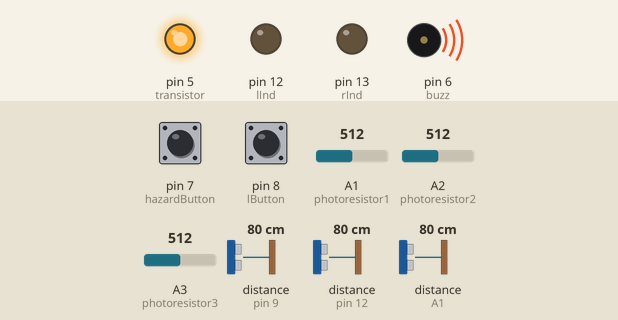
Bench run of a sketch on a simulated Arduino Uno, built with avr-gcc and run on an emulated ATmega328P. On the bench: output pins drawn as LEDs (lit = HIGH), buzzer (waves = sounding). Dashed ring = blinking. The test bench sets the inputs (shaded band); at power-on: pin 7 (hazardButton) HIGH, pin 8 (lButton) LOW, A1 (photoresistor1) = 512, A2 (photoresistor2) = 512, A3 (photoresistor3) = 512, distance to the obstacle (sensors on pin 9, pin 12, A1) 80 cm.

Above: at 1.2 s.
1.3 s: pin 7 (hazardButton) pulled LOW for 1 s
At 2.0 s:
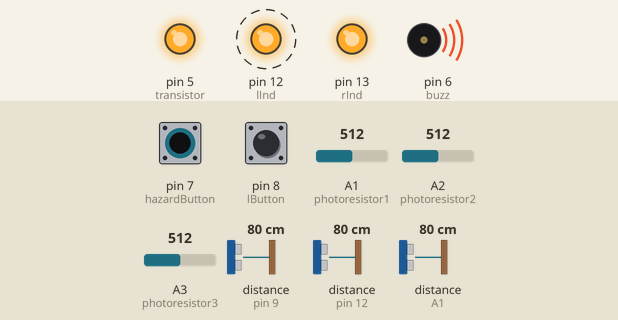
4.3 s: pin 8 (lButton) pulled HIGH for 1 s
At 5.2 s:
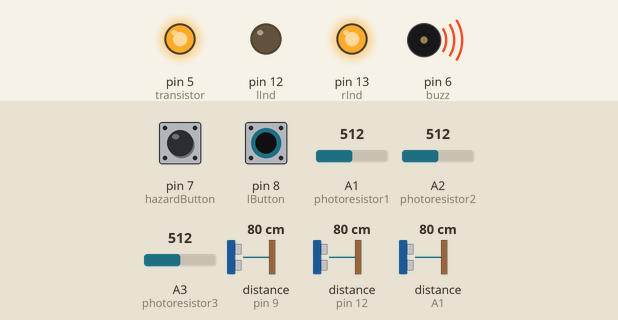
8.3 s: pin 8 (lButton) pulled HIGH for 3.2 s
At 9.4 s:
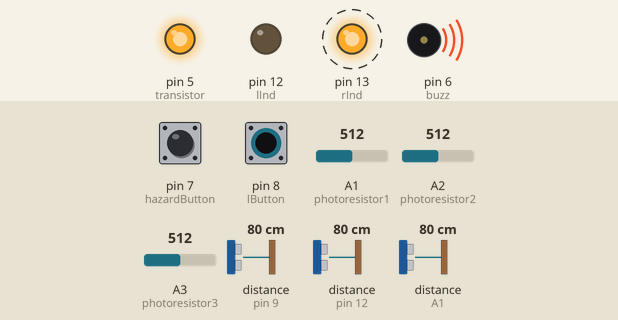
13.0 s: pin 7 (hazardButton) pulled LOW for 3.2 s
At 14.2 s:
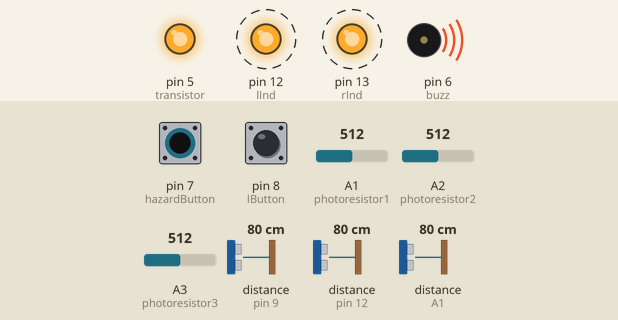
Timing chart, 0 to 18.7 s (numbered marks = the images above; inputs shaded):
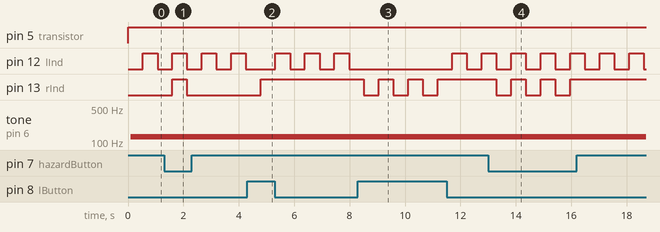

Measured:
- after the input at 1.3 s, pin 13 (rInd): LOW → HIGH after 0.30 s, → LOW 0.53 s later
- after the input at 4.3 s, pin 13 (rInd): LOW → HIGH after 0.49 s
- after the input at 8.3 s, pin 13 (rInd): alternates HIGH for 0.53 s and LOW for 0.53 s, 6 changes in all, then stays HIGH, starting after 0.21 s
- after the input at 13.0 s, pin 13 (rInd): alternates HIGH for 0.53 s and LOW for 0.53 s, 6 changes in all, then stays HIGH, starting after 0.30 s
- by itself, pin 12 (lInd): alternates HIGH for 0.53 s and LOW for 0.53 s

The sketch:

full_compiled.ino
```cpp
//indicators
int lInd = 12;
int rInd = 13;
int hazardButton = 7;
int lButton = 8;
int rButton = 9;
int lState = LOW;
int rState = LOW;
unsigned long previousMillis = 0;
const long interval = 500;

//headlights
int photoresistor1 = A1;
int photoresistor2 = A2;
int photoresistor3 = A3;
int transistor = 5; //2N5457 JFET

//TOF
  #include <Wire.h>
  #include <VL53L1X.h>
  #define XSHUTL 2
  #define XSHUTR 3
  #define XSHUTRELV 4
  VL53L1X distanceSensorL;
  VL53L1X distanceSensorR;
  VL53L1X relvSensor;
  boolean ind;
  int distance1;
  int distance2;
  int timeCurr;
  int delta;
  int relv;
  int buzz = 6; //pin number make sure to assign pin mode
  unsigned long previousMillisTOF = 0;


void setup() {
  Serial.begin(115200);

  //indicators
  pinMode(lInd, OUTPUT);
  pinMode(rInd, OUTPUT);
  pinMode (hazardButton, INPUT);
  pinMode (lButton, INPUT);
  pinMode (rButton, INPUT);

  //headlights
  pinMode(photoresistor1, INPUT);
  pinMode(photoresistor2, INPUT);
  pinMode(photoresistor3, INPUT);
  pinMode(transistor, OUTPUT);

  //TOF
   Wire.begin();
   Wire.setClock(400000); // use 400 kHz I2C
   distanceSensorL.setTimeout(500);
   distanceSensorR.setTimeout(500);
   //Toggle XSHUT to reset the sensor
   pinMode(XSHUTR, OUTPUT);
   pinMode(XSHUTR, INPUT);
   //FIND OUT ORDER IN WHICH THE SENSORS ARE INITIALIZED (IF THAT MATTERS) SO THAT WAY YOU CAN DISTINGUISH BETWEEN INITIALIZING RELV SENSOR AND THE TWO WARNING SENSORS.
   if (!distanceSensorR.init()) // This initializes sensor and returns a boolean value
   {
     Serial.println("Failed to detect and initialize Right warning sensor!");
     while (1);
   }
   distanceSensorR.setAddress(15);

   pinMode(XSHUTL, OUTPUT);
   pinMode(XSHUTL, INPUT);
   if (!distanceSensorL.init())
   {
     Serial.println("Failed to detect and initialize Left warning sensor!");
     while (1);
   }
   distanceSensorL.setAddress(12);

   pinMode(XSHUTRELV, OUTPUT);
   pinMode(XSHUTRELV, INPUT);
   if (!relvSensor.init())
   {
     Serial.println("Failed to detect and initialize sensor!");
     while (1);
   }
   relvSensor.setAddress(9);

   distanceSensorL.setDistanceMode(VL53L1X::Long);
   distanceSensorL.setMeasurementTimingBudget(50000);
   distanceSensorL.startContinuous(50);
   distanceSensorR.setDistanceMode(VL53L1X::Long);
   distanceSensorR.setMeasurementTimingBudget(50000);
   distanceSensorR.startContinuous(50);
   relvSensor.setDistanceMode(VL53L1X::Long);
   relvSensor.setMeasurementTimingBudget(50000);
   relvSensor.startContinuous(50);

}

void loop() {

  headlight();
  indicator();
  relv = relVelocity();
  warnings(distanceSensorR);
  warnings(distanceSensorL);


}


//indicator
void indicator(){
  if(digitalRead(hazardButton)== LOW)
    hazardLights();
  else if (digitalRead(lButton)== LOW)
    blinkLeft();
  else if (digitalRead(rButton)== LOW)
    blinkRight();
  else {
    lState = LOW;
    rState = LOW;
    digitalWrite(lInd, lState);
    digitalWrite(rInd, rState);
  }
}

void blinkLeft(){
  unsigned long currentMillis = millis();

  if (currentMillis - previousMillis >= interval){
    previousMillis = currentMillis;
     // if the LED is off turn it on and vice-versa:
    if (lState == LOW) {
      lState = HIGH;
    } else {
      lState = LOW;
    }

    // set the LED with the ledState of the variable:
    digitalWrite(lInd, lState);

    }
}

void blinkRight() {
  unsigned long currentMillis = millis();

  if (currentMillis - previousMillis >= interval){
    previousMillis = currentMillis;
     // if the LED is off turn it on and vice-versa:
    if (rState == LOW) {
      rState = HIGH;
    } else {
      rState = LOW;
    }

    // set the LED with the ledState of the variable:
    digitalWrite(rInd, rState);

    }
}

void hazardLights(){
  unsigned long currentMillis = millis();

  if (currentMillis - previousMillis >= interval){
    previousMillis = currentMillis;
     // if the LED is off turn it on and vice-versa:
    if (lState == LOW & rState == LOW) {
      lState = HIGH;
      rState = HIGH;
    } else {
      lState = LOW;
      rState = LOW;
    }

    // set the LED with the ledState of the variable:
    digitalWrite(lInd, lState);
    digitalWrite(rInd, rState);

    }
}


//headlights
void headlight(){
  int light1 = analogRead(photoresistor1);
  int light2 = analogRead(photoresistor2);
  int light3 = analogRead(photoresistor3);

  int avgLight = (light1 + light2 + light3)/3;

  int transVal;
  if(avgLight>150)
    transVal = 255;
  else if (avgLight > 30)
    transVal = 2.125*avgLight;
  else
    transVal = 0;
  analogWrite(transistor, transVal);
}

//relative velocity
int relVelocity(){
   distance1= relvSensor.read();
   unsigned long currentMillis = millis();
   if (currentMillis - previousMillisTOF <= interval){
    previousMillisTOF = currentMillis;
    distance2 = relvSensor.read();
   }
   delta = distance2 -distance1;
   relv = 4*delta; // relv in mm/second
   return relv;
  }

//warning sensor
  void warnings( VL53L1X sensor){
    int distance = sensor.read(); //Write configuration bytes to initiate measurement
    float distanceInches = distance * 0.0393701;
    float distancefeet = distanceInches / 12.0;
    buzzerFunc(distancefeet);
  }

  void buzzerFunc(int dist){
    if (dist < 10  && ind == true){
       unsigned long del = 200+ 50*dist;
       tone(buzz,128,del);
    }
    else if (dist < 3){
       tone(buzz,128,200);
    }
  }
```
